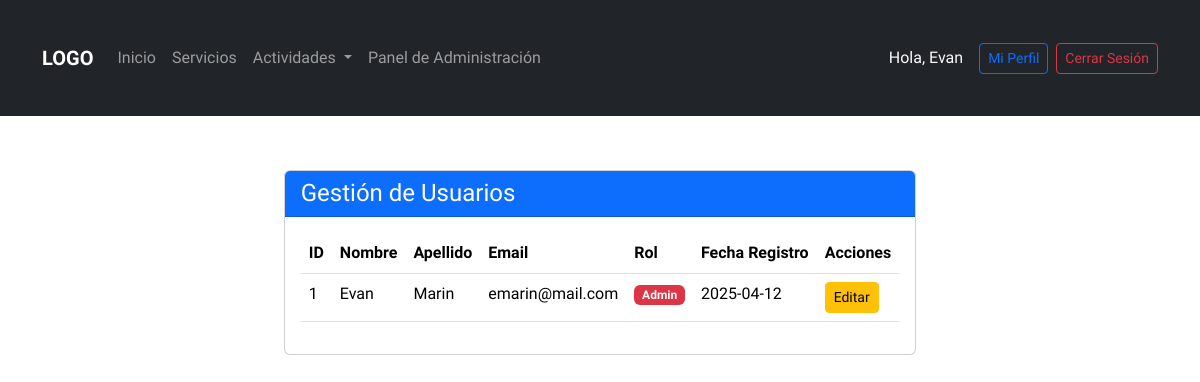
Before: /gestion_usuarios.php (signed in) with the older database file.
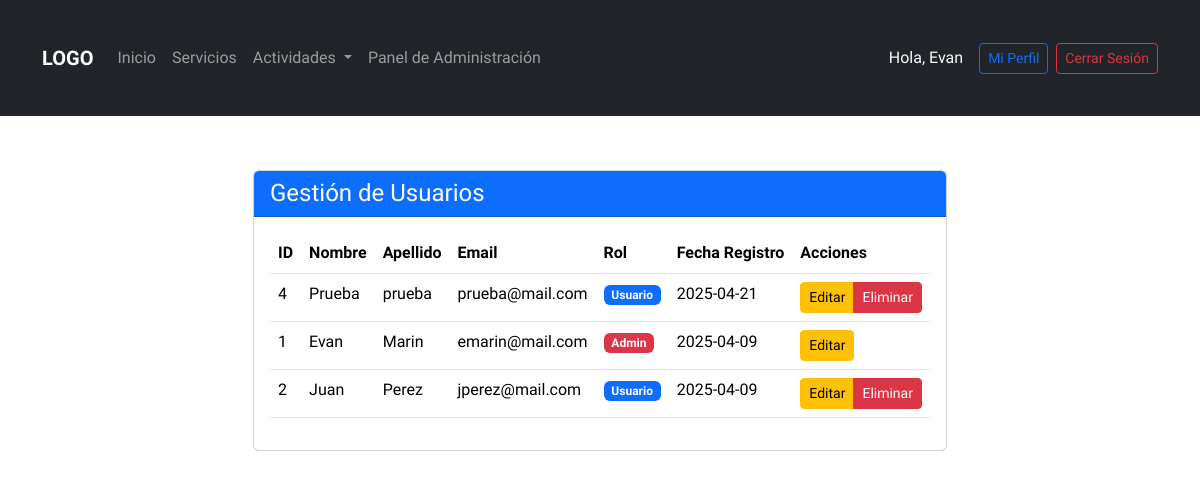
After: the same page with the newer database file.
### tables this page shows
CREATE TABLE `usuarios` (
  `USUARIOS_ID` int(11) NOT NULL,
  `NOMBRE` varchar(100) DEFAULT NULL,
  `APELLIDO` varchar(100) DEFAULT NULL,
  `EMAIL` varchar(100) DEFAULT NULL,
  `PASSWORD` varchar(255) DEFAULT NULL,
  `ROL` varchar(10) DEFAULT NULL,
  `FECHA_REGISTRO` date DEFAULT NULL
);

### gestion_usuarios.php (the view, shortened to what this page needs)
<?php
require_once('functions/conexion.php');
require_once('includes/header.php');
require_once('includes/navbar.php');
$usuarios = [];
$sql = "SELECT USUARIOS_ID, NOMBRE, APELLIDO, EMAIL, ROL, FECHA_REGISTRO FROM usuarios ORDER BY FECHA_REGISTRO DESC";
$resultado = $conexion->query($sql);
if ($resultado && $resultado->num_rows > 0) {
    while ($fila = $resultado->fetch_assoc()) {
        $usuarios[] = $fila;
    }
}
?>
<div class="container mt-4">
    <div class="row">
        <div class="col-12">
            <div class="card">
                <div class="card-header bg-primary text-white d-flex justify-content-between align-items-center">
                    <h4 class="mb-0">Gestión de Usuarios</h4>
                </div>
                <div class="card-body">
                    <?php if (count($usuarios) > 0): ?>
                        <div class="table-responsive">
                            <table class="table table-hover">
                                <thead>
                                    <tr>
                                        <th>ID</th>
                                        <th>Nombre</th>
                                        <th>Apellido</th>
                                        <th>Email</th>
                                        <th>Rol</th>
                                        <th>Fecha Registro</th>
                                        <th>Acciones</th>
                                    </tr>
                                </thead>
                                <tbody>
                                    <?php foreach ($usuarios as $user): ?>
                                        <tr>
                                            <td><?php echo $user['USUARIOS_ID']; ?></td>
                                            <td><?php echo $user['NOMBRE']; ?></td>
                                            <td><?php echo $user['APELLIDO']; ?></td>
                                            <td><?php echo $user['EMAIL']; ?></td>
                                            <td>
                                                <span class="badge bg-<?php echo $user['ROL'] === 'admin' ? 'danger' : 'primary'; ?>">
                                                    <?php echo ucfirst($user['ROL']); ?>
                                                </span>
                                            </td>
                                            <td><?php echo $user['FECHA_REGISTRO']; ?></td>
                                            <td>
                                                <div class="btn-group">
                                                    <a href="editar_usuario.php?id=<?php echo $user['USUARIOS_ID']; ?>" class="btn btn-sm btn-warning">Editar</a>
                                                    <?php if ($user['USUARIOS_ID'] != $_SESSION['usuario']['USUARIOS_ID']): ?>
                                                        <a href="javascript:void(0);" onclick="confirmarEliminar(<?php echo $user['USUARIOS_ID']; ?>)" class="btn btn-sm btn-danger">Eliminar</a>
                                                    <?php endif; ?>
                                                </div>
                                            </td>
                                        </tr>
                                    <?php endforeach; ?>
                                </tbody>
                            </table>
                        </div>
                    <?php else: ?>
                        <div class="alert alert-info">
                            No hay usuarios registrados en el sistema.
                        </div>
                    <?php endif; ?>
                </div>
            </div>
        </div>
    </div>
</div>
<?php require_once('includes/footer.php'); ?>

Changed rows visible on the page:
added usuarios: USUARIOS_ID "4", NOMBRE "Prueba", APELLIDO "prueba", EMAIL "prueba@mail.com", ROL "Usuario", FECHA_REGISTRO "2025-04-21"
changed usuarios "Evan": FECHA_REGISTRO "2025-04-12" → "2025-04-09"
added usuarios: USUARIOS_ID "2", NOMBRE "Juan", APELLIDO "Perez", EMAIL "jperez@mail.com", ROL "Usuario", FECHA_REGISTRO "2025-04-09"
